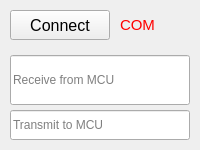
                 <widget class="QWidget" name="tExternalMCU">
                  <attribute name="title">
                   <string>External MCU</string>
                  </attribute>
                  <layout class="QVBoxLayout" name="verticalLayout_20">
                   <property name="spacing">
                    <number>5</number>
                   </property>
                   <property name="leftMargin">
                    <number>10</number>
                   </property>
                   <property name="topMargin">
                    <number>10</number>
                   </property>
                   <property name="rightMargin">
                    <number>10</number>
                   </property>
                   <property name="bottomMargin">
                    <number>10</number>
                   </property>
                   <item>
                    <widget class="QWidget" name="widget" native="true">
                     <property name="maximumSize">
                      <size>
                       <width>16777215</width>
                       <height>40</height>
                      </size>
                     </property>
                     <layout class="QHBoxLayout" name="horizontalLayout_50">
                      <property name="spacing">
                       <number>10</number>
                      </property>
                      <property name="leftMargin">
                       <number>0</number>
                      </property>
                      <property name="topMargin">
                       <number>0</number>
                      </property>
                      <property name="rightMargin">
                       <number>10</number>
                      </property>
                      <property name="bottomMargin">
                       <number>10</number>
                      </property>
                      <item>
                       <widget class="QPushButton" name="pbExternalControllerConnect">
                        <property name="sizePolicy">
                         <sizepolicy hsizetype="Preferred" vsizetype="Preferred">
                          <horstretch>0</horstretch>
                          <verstretch>0</verstretch>
                         </sizepolicy>
                        </property>
                        <property name="minimumSize">
                         <size>
                          <width>100</width>
                          <height>30</height>
                         </size>
                        </property>
                        <property name="maximumSize">
                         <size>
                          <width>120</width>
                          <height>50</height>
                         </size>
                        </property>
                        <property name="font">
                         <font>
                          <pointsize>12</pointsize>
                          <weight>50</weight>
                          <bold>false</bold>
                          <kerning>true</kerning>
                         </font>
                        </property>
                        <property name="toolTip">
                         <string>Connect External Controller</string>
                        </property>
                        <property name="text">
                         <string>Connect</string>
                        </property>
                       </widget>
                      </item>
                      <item>
                       <widget class="QLabel" name="lbExternalCOMName">
                        <property name="maximumSize">
                         <size>
                          <width>16777215</width>
                          <height>30</height>
                         </size>
                        </property>
                        <property name="font">
                         <font>
                          <pointsize>11</pointsize>
                         </font>
                        </property>
                        <property name="styleSheet">
                         <string notr="true">color: rgb(255, 0, 0);</string>
                        </property>
                        <property name="text">
                         <string>COM</string>
                        </property>
                       </widget>
                      </item>
                     </layout>
                    </widget>
                   </item>
                   <item>
                    <widget class="QLineEdit" name="leReceiveFromMCU">
                     <property name="sizePolicy">
                      <sizepolicy hsizetype="Preferred" vsizetype="Preferred">
                       <horstretch>0</horstretch>
                       <verstretch>0</verstretch>
                      </sizepolicy>
                     </property>
                     <property name="minimumSize">
                      <size>
                       <width>0</width>
                       <height>50</height>
                      </size>
                     </property>
                     <property name="text">
                      <string/>
                     </property>
                     <property name="readOnly">
                      <bool>true</bool>
                     </property>
                     <property name="placeholderText">
                      <string>Receive from MCU</string>
                     </property>
                     <property name="clearButtonEnabled">
                      <bool>false</bool>
                     </property>
                    </widget>
                   </item>
                   <item>
                    <widget class="QLineEdit" name="leTransmitToMCU">
                     <property name="minimumSize">
                      <size>
                       <width>0</width>
                       <height>30</height>
                      </size>
                     </property>
                     <property name="text">
                      <string/>
                     </property>
                     <property name="placeholderText">
                      <string>Transmit to MCU</string>
                     </property>
                    </widget>
                   </item>
                  </layout>
                 </widget>
